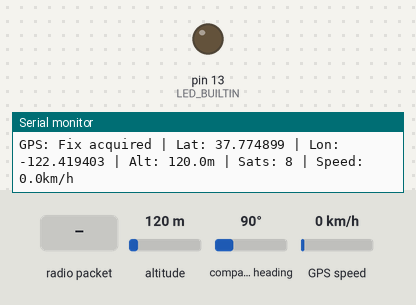
The program below on a simulated Arduino Nano, built for the host (arithmetic inside an expression is 32-bit, double 64-bit). Parts: output pins drawn as LEDs (lit = HIGH), the last lines printed to the serial monitor. Inputs (shaded band) come from the test bench; at power-on: altitude 120 m, compass heading 90°, GPS speed 0 km/h. Random numbers use the default seed unless the program sets one; the GPS gets a fix after 3 s at 37.7749, -122.4194 with 8 satellites; no radio packets arrive unless stated; pins used as bus, display or sensor lines are not drawn.

Above: at 3.3 s.
3.4 s: radio packet "ping" arrives
At 3.45 s:
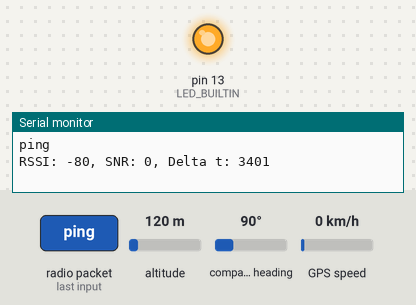
6.5 s: radio packet "led1" arrives
At 7.8 s:
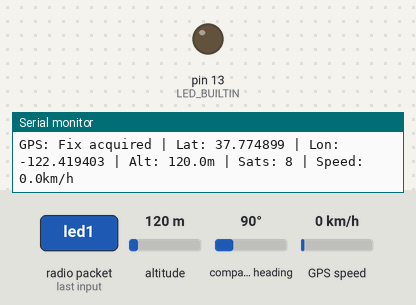
9.5 s: radio packet "clearq" arrives
At 10.1 s:
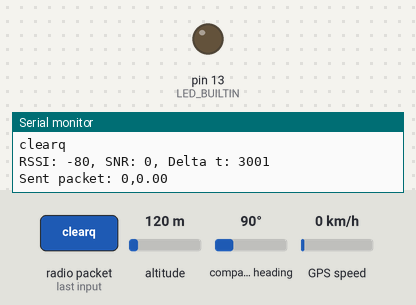
Timing chart, 0 to 12.0 s (numbered marks = the images above; inputs shaded):
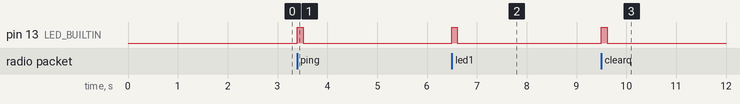

The program:

main.cpp
```cpp
//Ground Station Main

#include <ArduinoQueue.h>
#include <SPI.h>
#include <RH_RF95.h>
#include "../include/GPSParser.h"  // Include the GPS parser header

//Callsign
#define CALLSIGN "VA2ETD"
#define SHOW_CALLSIGN 0 //will show callsign in serial monitor

//Radio debugging without FC
#define DEBUG_RX 0
#define LOOP_TIMER 1000

// GPS
#define GPS_UPDATE_INTERVAL 1000  // Update GPS data every 1 second

//Queue
#define QUEUE_SIZE 10     // Choose one size value - removed duplicate definition

//Radio pin definitions
#define RFM95_RST 7
#define RFM95_CS 10
#define RFM95_INT 2

//LoRa parameters definitions
#define RF95_FREQ 915.0
#define SF 8
#define BW 125000
#define TX_POWER 20

// Function prototypes - Add these to resolve "not declared in scope" errors
void radioSetup();
void radioRx();
void recvCommand();
void parseData();
String commandParser();
void groundpacketParser(char* pkt, int enableRaw);

// Radio
RH_RF95 rf95(RFM95_CS, RFM95_INT);

// Basic Queue replacement
String queue[QUEUE_SIZE];
uint8_t queueHead = 0;
uint8_t queueTail = 0;

void enqueue(String s) {
  uint8_t next = (queueTail + 1) % QUEUE_SIZE;
  if (next != queueHead) {
    queue[queueTail] = s;
    queueTail = next;
  }
}

String dequeue() {
  if (queueHead == queueTail) return "0,0.00";
  String s = queue[queueHead];
  queueHead = (queueHead + 1) % QUEUE_SIZE;
  return s;
}

bool queueIsEmpty() {
  return queueHead == queueTail;
}

unsigned long lastPacketTime = 0;
unsigned long sendTimer = 0;

char receivedChars[32];
char tempChars[32];
char messageFromPC[32] = {0};
int integerFromPC = 0;
float floatFromPC = 0.0;
boolean newData = false;
int showAsRawPacket = 1;
volatile int receptionConfirm = 0;
volatile int ignoreNextConfirm = 0;
String FcCommandID = "X";

// Create GPS parser instance
GPSParser gps;

// Timing for GPS updates
unsigned long lastGpsUpdate = 0;

void setup() {
  Serial.begin(9600);
  delay(2000);
  pinMode(LED_BUILTIN, OUTPUT);

  // Initialize GPS module
  gps.begin(9600);

  radioSetup();
  Serial.println("System init complete");
}

void loop() {
  // Update GPS data
  gps.update();

  // Print GPS data at regular intervals
  if (millis() - lastGpsUpdate > GPS_UPDATE_INTERVAL) {
    gps.printData();
    lastGpsUpdate = millis();
  }

  if (DEBUG_RX && millis() - sendTimer > LOOP_TIMER) {
    recvCommand();
    String commandPacket = commandParser();
    radioRx();
    sendTimer = millis();
  } else {
    recvCommand();
    String commandPacket = commandParser();
    radioRx();
  }
}

void radioSetup() {
  pinMode(RFM95_RST, OUTPUT);
  digitalWrite(RFM95_RST, HIGH);
  delay(100);
  digitalWrite(RFM95_RST, LOW);
  delay(10);
  digitalWrite(RFM95_RST, HIGH);
  delay(10);

  if (!rf95.init()) {
    Serial.println("LoRa radio init failed");
    while (1);
  }
  Serial.println("LoRa radio init OK!");

  if (!rf95.setFrequency(RF95_FREQ)) {
    Serial.println("setFrequency failed");
    while (1);
  }
  rf95.setSignalBandwidth(BW);
  rf95.setSpreadingFactor(SF);
  rf95.setTxPower(TX_POWER, false);
  rf95.setCodingRate4(5);  // Set coding rate to 4/5
  rf95.setPayloadCRC(true); // Enable CRC
}

void radioRx() {
  if (rf95.available() || DEBUG_RX) {
    uint8_t buf[RH_RF95_MAX_MESSAGE_LEN];
    uint8_t len = sizeof(buf);

    if (DEBUG_RX) {
      String str = String(random(10000, 99999)) + ":0,-26,12,5.69,35.08,-134.84,0.07,-1,-1,-1,0.00,44330.00,0.00,111,160,1,1,1,11.1,1.4";
      strcpy((char *)buf, str.c_str());
    }

    if (rf95.recv(buf, &len) || DEBUG_RX) {
      digitalWrite(LED_BUILTIN, HIGH);

      unsigned long currentTime = millis();
      unsigned long deltaT = currentTime - lastPacketTime;
      lastPacketTime = currentTime;

      groundpacketParser((char*)buf, showAsRawPacket);

      if (!DEBUG_RX) {
        Serial.print("RSSI: ");
        Serial.print(rf95.lastRssi(), DEC);
        Serial.print(", SNR: ");
        Serial.print(rf95.lastSNR(), DEC);
        Serial.print(", Delta t: ");
        Serial.println(deltaT);
      }

      String data = queueIsEmpty() ? "0,0.00" : dequeue();
      // Serial.println("Sending: " + data);
      delay(50);  // Add a 50ms delay before sending
      rf95.send((uint8_t *)data.c_str(), data.length());
      rf95.waitPacketSent();
      Serial.print("Sent packet: ");
      Serial.println(data);

      digitalWrite(LED_BUILTIN, LOW);
    }
  }
}

void recvCommand() {
  static byte ndx = 0;
  char endMarker = '\n';
  char rc;

  while (Serial.available() > 0 && newData == false) {
    rc = Serial.read();
    if (rc != endMarker) {
      receivedChars[ndx++] = rc;
      if (ndx >= sizeof(receivedChars) - 1) ndx = sizeof(receivedChars) - 1;
    } else {
      receivedChars[ndx] = '\0';
      ndx = 0;
      newData = true;
    }
  }
}

void parseData() {
  char *strtokIndx = strtok(tempChars, " ");
  if (strtokIndx) strcpy(messageFromPC, strtokIndx);

  strtokIndx = strtok(NULL, " ");
  if (strtokIndx) floatFromPC = atof(strtokIndx);

  strtokIndx = strtok(NULL, " ");
  if (strtokIndx) integerFromPC = atoi(strtokIndx);
}

String commandParser() {
  if (newData) {
    strcpy(tempChars, receivedChars);
    parseData();
    String dat = "0,000.00";

    if (strcmp(messageFromPC, "ping") == 0) {
      dat = "1,000.00";
    } else if (strcmp(messageFromPC, "led1") == 0) {
      dat = "2," + String(fmodf(floatFromPC, 100.0));
    } else if (strcmp(messageFromPC, "clearq") == 0) {
      while (!queueIsEmpty()) dequeue();
      Serial.println("Cleared queue");
    } else {
      dat = "0,000.00";
      Serial.print("Invalid command: ");
      Serial.println(messageFromPC);
    }

    enqueue(dat);
    newData = false;
    floatFromPC = 0.0;
    strcpy(receivedChars, "0");
    return dat;
  }
  return "";
}

void groundpacketParser(char* pkt, int enableRaw) {
  if (enableRaw) {
    Serial.println(pkt);
    return;
  }

  char *token = strtok(pkt, ":,");
  int index = 0;
  while (token != NULL) {
    Serial.print(index == 0 ? "CMD ID: " : ", ");
    Serial.print(token);
    token = strtok(NULL, ",");
    index++;
  }
  Serial.println();
}
```

GPSParser.h
```cpp
#ifndef GPS_PARSER_H
#define GPS_PARSER_H

#include <Arduino.h>
#include <SoftwareSerial.h>
#include <TinyGPSPlus.h>  // Changed from TinyGPS++.h to TinyGPSPlus.h

// GPS pin definitions
#define GPS_RX 4  // Connect to TX of GPS module
#define GPS_TX 3  // Connect to RX of GPS module

class GPSParser {
public:
  GPSParser();
  void begin(long baudRate = 9600);
  void update();

  float getLat() const { return _latitude; }
  float getLon() const { return _longitude; }
  float getAlt() const { return _altitude; }
  float getSpeed() const { return _speed; }
  int getSats() const { return _satellites; }
  bool hasValidFix() const { return _hasValidFix; }

  // Print formatted GPS data to Serial
  void printData();

private:
  SoftwareSerial _gpsSerial;
  TinyGPSPlus _gps;  // Using TinyGPSPlus class

  float _latitude;
  float _longitude;
  float _altitude;
  float _speed;
  int _satellites;
  bool _hasValidFix;
};

#endif // GPS_PARSER_H
```

GPSParser.cpp
```cpp
#include "../include/GPSParser.h"

GPSParser::GPSParser() :
  _gpsSerial(GPS_RX, GPS_TX),
  _latitude(0.0),
  _longitude(0.0),
  _altitude(0.0),
  _speed(0.0),
  _satellites(0),
  _hasValidFix(false) {
}

void GPSParser::begin(long baudRate) {
  _gpsSerial.begin(baudRate);
  Serial.println("GPS parser initialized");
}

void GPSParser::update() {
  // Process all available GPS data
  while (_gpsSerial.available() > 0) {
    // Use TinyGPSPlus to parse NMEA sentences
    if (_gps.encode(_gpsSerial.read())) {
      // Update location data if valid
      if (_gps.location.isValid()) {
        _latitude = _gps.location.lat();
        _longitude = _gps.location.lng();
        _hasValidFix = true;
      } else {
        _hasValidFix = false;
      }

      // Update altitude if valid
      if (_gps.altitude.isValid()) {
        _altitude = _gps.altitude.meters();
      }

      // Update speed if valid
      if (_gps.speed.isValid()) {
        _speed = _gps.speed.kmph();
      }

      // Update satellites count if valid
      if (_gps.satellites.isValid()) {
        _satellites = _gps.satellites.value();
      }
    }
  }

  // Check for GPS timeout - no valid data for 5 seconds
  if (millis() > 5000 && _gps.charsProcessed() < 10) {
    Serial.println("Warning: No GPS data detected. Check wiring.");
  }
}

void GPSParser::printData() {
  Serial.print("GPS: ");

  if (_hasValidFix) {
    Serial.print("Fix acquired | ");
    Serial.print("Lat: ");
    Serial.print(_latitude, 6);
    Serial.print(" | Lon: ");
    Serial.print(_longitude, 6);
    Serial.print(" | Alt: ");
    Serial.print(_altitude, 1);
    Serial.print("m | Sats: ");
    Serial.print(_satellites);
    Serial.print(" | Speed: ");
    Serial.print(_speed, 1);
    Serial.println("km/h");
  } else {
    Serial.println("No fix");
  }
}
```

Measured:
- after the input at 3.4 s, pin 13 (LED_BUILTIN): LOW → HIGH at once, → LOW 0.11 s later
- after the input at 6.5 s, pin 13 (LED_BUILTIN): LOW → HIGH at once, → LOW 0.11 s later
- after the input at 9.5 s, pin 13 (LED_BUILTIN): LOW → HIGH at once, → LOW 0.11 s later
